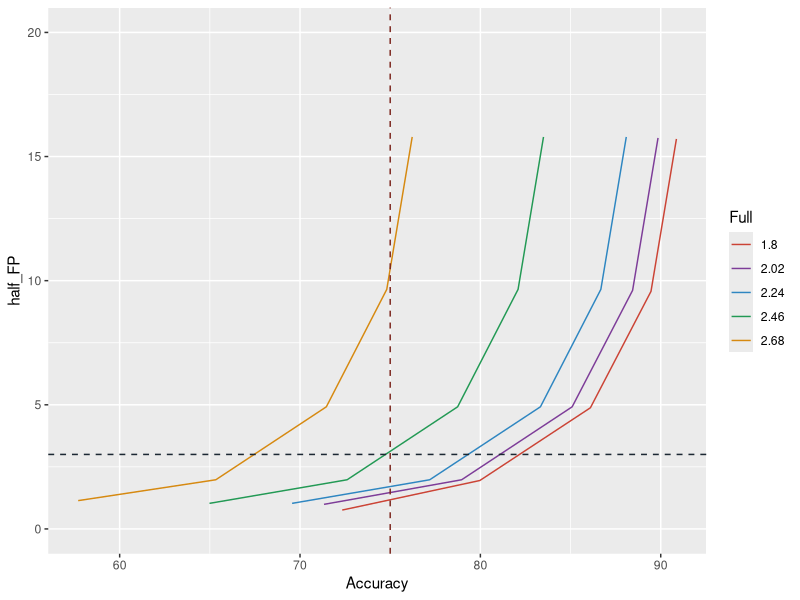
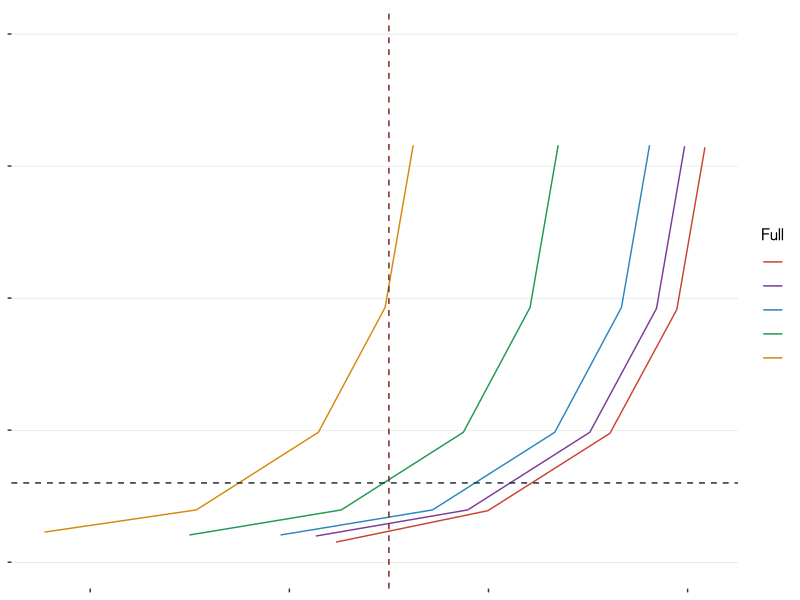
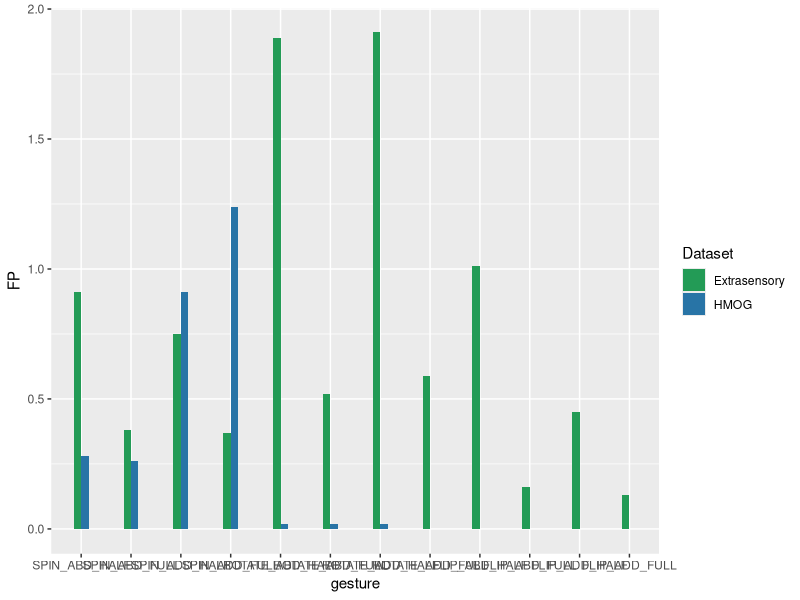
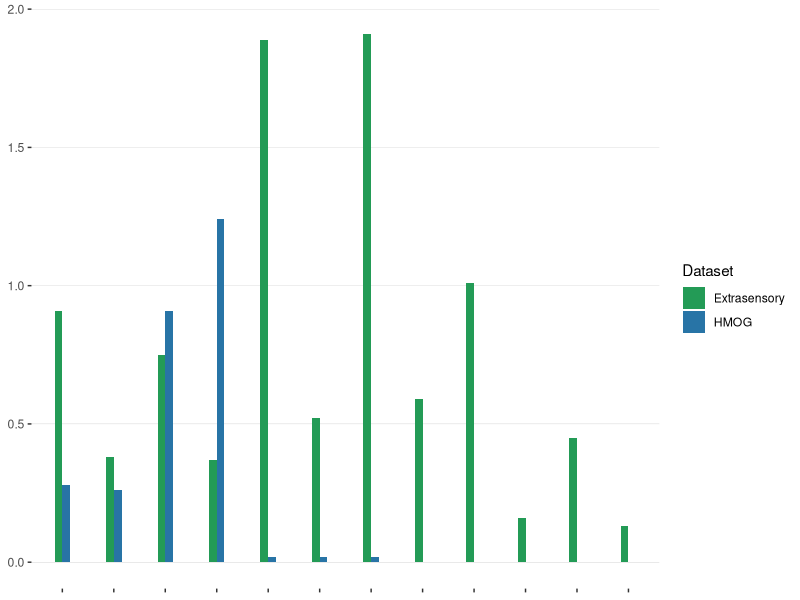
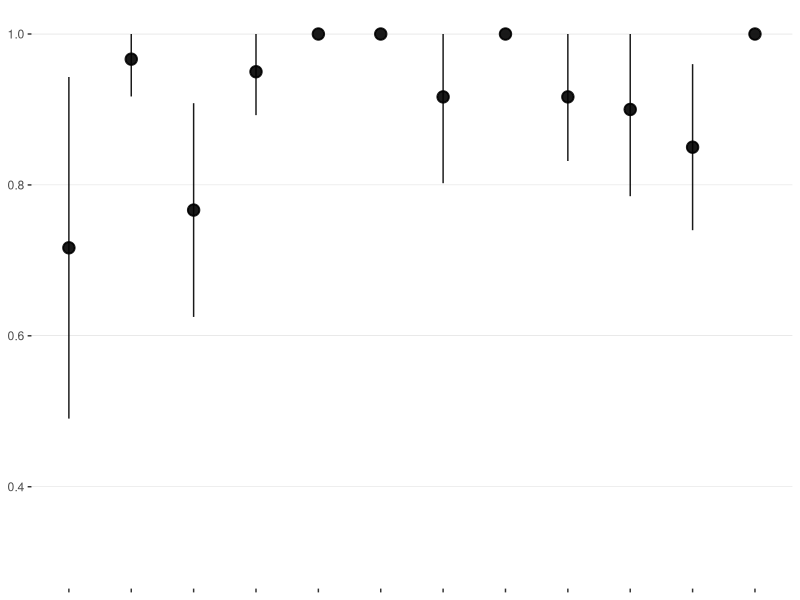
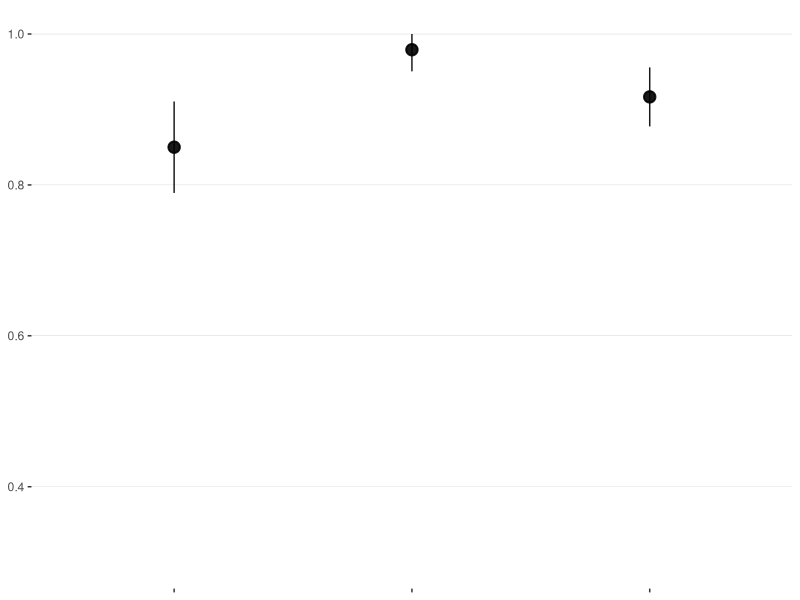
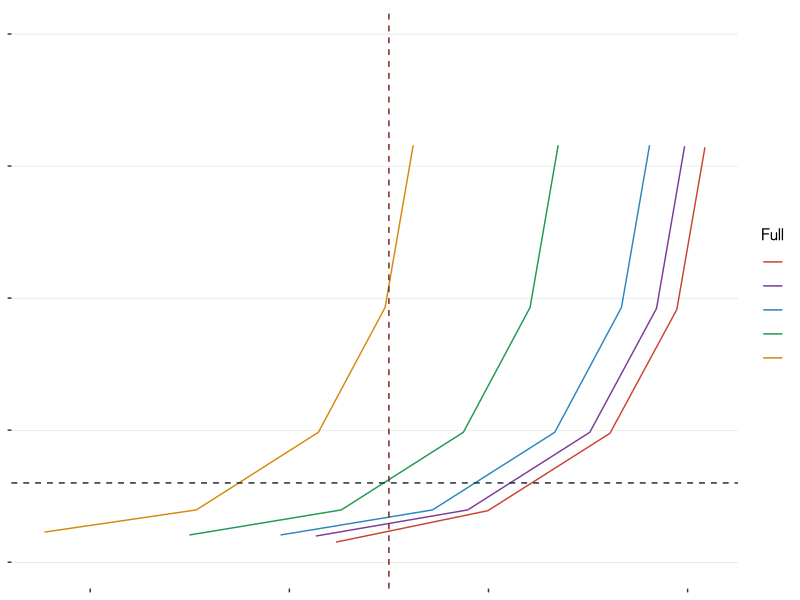
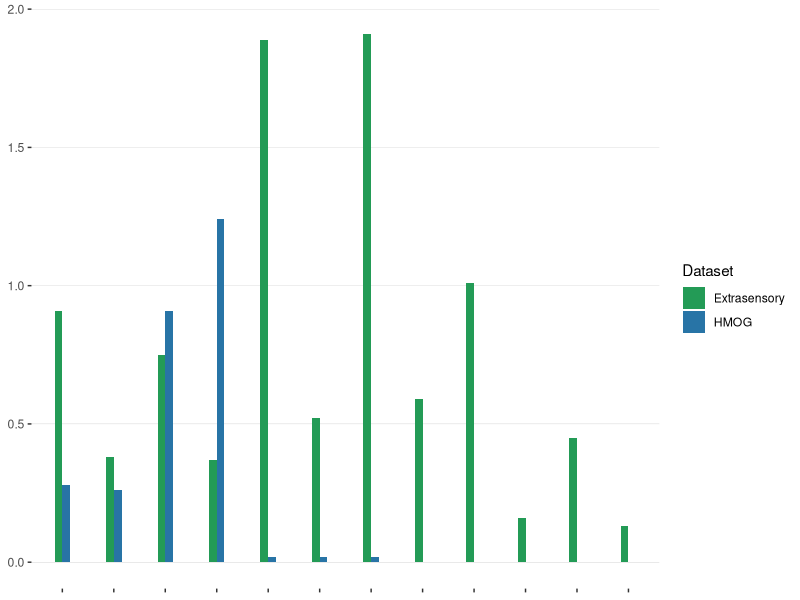

Here is the R script that generated these plots, in order:
## ---- chunk 1
library(tidyverse)
library(gmodels)
library(rstatix)
library(ggplot2)
## ---- chunk 2
threshold <- read_csv("threshold.csv", 
    col_types = cols(Label = col_character(), Half = col_character(), Full = col_character(), 
        Accuracy = col_number(), half_FP = col_double(),full_FP = col_double(),max_FP = col_double(),mean_FP = col_double()
        ))

## ---- chunk 3
threhsold_graph <- ggplot(data=threshold, aes(x=Accuracy, y=half_FP)) +
  geom_line(aes(color = Full))+
  scale_color_manual(values = c("#CB4335", "#7D3C98", "#2E86C1", "#229954", "#D68910")) + 
  coord_cartesian(ylim = c(0, 20)) + 
  geom_vline(aes(xintercept = 75), size = 0.5,
             color = "#7B241C", linetype = "dashed") +
  geom_hline(aes(yintercept = 3), size = 0.5,
             color = "#1C2833", linetype = "dashed")

threhsold_graph
  
threhsold_graph + theme( # remove the vertical grid lines
          panel.background = element_blank(),
          panel.grid.major.x = element_blank() ,
          # explicitly set the horizontal lines (or they will disappear too)
          panel.grid.major.y = element_line( size=.1, color="gray" ),
          axis.title.x = element_blank(),
          axis.title.y = element_blank(),
          axis.text.x=element_blank(),
          axis.text.y=element_blank(),
          legend.text = element_blank()
    )
ggsave("threshold.pdf", width = 4, height = 4)

## ---- chunk 4
gesture_level <- c("SPIN_ABD_HALF", "SPIN_ABD_FULL", "SPIN_ADD_HALF", "SPIN_ADD_FULL", "ROTATE_ABD_HALF", "ROTATE_ABD_FULL", "ROTATE_ADD_HALF", "ROTATE_ADD_FULL", "FLIP_ABD_HALF", "FLIP_ABD_FULL", "FLIP_ADD_HALF", "FLIP_ADD_FULL")

FP <- read_csv("FP.csv", col_types = cols(gesture = col_factor(levels = gesture_level), 
    FP = col_double(), Dataset = col_character()))
## ---- chunk 5
fp_graph <- ggplot(data=FP, aes(x=gesture, y=FP, fill=Dataset)) +
  geom_bar(stat="identity", width = 0.3, position=position_dodge()) +
  scale_fill_manual(values=c('#239B56','#2874A6'))

fp_graph
  
fp_graph + theme( # remove the vertical grid lines
          panel.background = element_blank(),
          panel.grid.major.x = element_blank() ,
          # explicitly set the horizontal lines (or they will disappear too)
          panel.grid.major.y = element_line( size=.1, color="gray" ),
          axis.title.x = element_blank(),
          axis.title.y = element_blank(),
          axis.text.x=element_blank()
    )
ggsave("falsePositive.pdf", width = 7, height = 2)
#threhsold_graph
## ---- chunk 6


tp <- read_csv("summary_tp_new.csv", col_types = cols(
  gesture = col_factor(levels = c("0", "1", "2", "3", "4", "5", "6", "7", "8", "9", "10", "11", "12")),
  manipulation = col_factor(levels = c("0", "1", "2")), 
  direction = col_factor(levels = c("0", "1")),
  magnitude = col_factor(levels = c("0", "1")),
  recognized = col_factor(levels = c("0", "1", "2", "3", "4", "5", "6", "7", "8", "9", "10", "11", "12")),
  time = col_integer(),
  trial = col_integer(),
  block = col_integer(),
  correct = col_logical()
)) %>% 
  filter(trial >= 2) %>% 
  mutate(
    manipulation_code = manipulation %>% recode_factor(
      `2` = "FLIP",  
      `1` = "ROTATE",
      `0` = "SPIN"
      ),
    direction_code = direction %>% recode_factor(
      `1` = "ADD",
      `0` = "ABD"
      ),
    magnitude_code = magnitude %>% recode_factor(
      `1` = "FULL",
      `0` = "HALF"
      ),
    gesture_code = gesture %>% recode_factor(
      `12` = "FLIP_ADD_FULL",
      `11` = "FLIP_ADD_HALF",
      `10` = "FLIP_ABD_FULL",
      `9` = "FLIP_ABD_HALF",
      `8` = "ROTATE_ADD_FULL",
      `7` = "ROTATE_ADD_HALF",
      `6` = "ROTATE_ABD_FULL",
      `5` = "ROTATE_ABD_HALF",
      `4` = "SPIN_ADD_FULL",
      `3` = "SPIN_ADD_HALF",
      `2` = "SPIN_ABD_FULL",
      `1` = "SPIN_ABD_HALF",
      `0` = "NONE"
      ),
    recognized_code = recognized %>% recode_factor(
      `12` = "FLIP_ADD_FULL",
      `11` = "FLIP_ADD_HALF",
      `10` = "FLIP_ABD_FULL",
      `9` = "FLIP_ABD_HALF",
      `8` = "ROTATE_ADD_FULL",
      `7` = "ROTATE_ADD_HALF",
      `6` = "ROTATE_ABD_FULL",
      `5` = "ROTATE_ABD_HALF",
      `4` = "SPIN_ADD_FULL",
      `3` = "SPIN_ADD_HALF",
      `2` = "SPIN_ABD_FULL",
      `1` = "SPIN_ABD_HALF",
      `0` = "NONE"
      ),
)
## ---- chunk 7
tp_accuracy <- tp %>%
  group_by(id, gesture_code) %>%
  summarize(
    accuracy = sum(correct) / n(),
    n_trials = n()
  ) %>%
  ungroup() %>%
  arrange(id, gesture_code)

tp_data <- tp_accuracy %>%
  group_by(gesture_code) %>%
  summarize(
    meanAccuracy = accuracy %>% mean(na.rm=TRUE),
    lowCIAccuracy = ci(accuracy)[2] %>% pmax(0),
    highCIAccuracy = ci(accuracy)[3] %>% pmin(1),
    sdAccuracy = ci(accuracy)[4],
    stdAccuracy = sd(accuracy))

print(tp_data)

# line + dot
tp_graph <- ggplot(tp_data) +
  geom_pointrange( aes(x=reorder(gesture_code, desc(gesture_code)), y=meanAccuracy, ymin=lowCIAccuracy, ymax=highCIAccuracy), colour="black", alpha=0.9, size=0.8) +
  scale_y_continuous(limits=c(0.3,1))
tp_graph + theme( # remove the vertical grid lines
          panel.background = element_blank(),
          panel.grid.major.x = element_blank() ,
          # explicitly set the horizontal lines (or they will disappear too)
          panel.grid.major.y = element_line( size=.1, color="gray" ),
          axis.title.x = element_blank(),
          axis.title.y = element_blank(),
          axis.text.x=element_blank()
    )
ggsave("truePositive_gesture.pdf", width = 7, height = 2)

tp_accuracy <- tp %>%
  group_by(id, manipulation_code) %>%
  summarize(
    accuracy = sum(correct) / n(),
    n_trials = n()
  ) %>%
  ungroup() %>%
  arrange(id, manipulation_code)

tp_data <- tp_accuracy %>%
  group_by(manipulation_code) %>%
  summarize(
    meanAccuracy = accuracy %>% mean(na.rm=TRUE),
    lowCIAccuracy = ci(accuracy)[2] %>% pmax(0),
    highCIAccuracy = ci(accuracy)[3] %>% pmin(1),
    sdAccuracy = ci(accuracy)[4],
    stdAccuracy = sd(accuracy))

print(tp_data)

# line + dot
tp_graph <- ggplot(tp_data) +
  geom_pointrange( aes(x=reorder(manipulation_code, desc(manipulation_code)), y=meanAccuracy, ymin=lowCIAccuracy, ymax=highCIAccuracy), colour="black", alpha=0.9, size=0.8) +
  scale_y_continuous(limits=c(0.3,1))
tp_graph + theme( # remove the vertical grid lines
          panel.background = element_blank(),
          panel.grid.major.x = element_blank() ,
          # explicitly set the horizontal lines (or they will disappear too)
          panel.grid.major.y = element_line( size=.1, color="gray" ),
          axis.title.x = element_blank(),
          axis.title.y = element_blank(),
          axis.text.x=element_blank()
    )
ggsave("truePositive_manipulation.pdf", width = 7, height = 2)

#threhsold_graph
## ---- chunk 8
tp_time <- tp %>%
  filter(correct == TRUE)

tp_time_gesture <- tp_time %>%
  group_by(gesture_code) %>%
  summarize(
    meanTime = time %>% mean(na.rm=TRUE),
    lowCITime = ci(time)[2] %>% pmax(0),
    highCITime = ci(time)[3],
    sdTime = ci(time)[4],
    stdTime = sd(time))

print(tp_time_gesture)

tp_time_manipulation <- tp_time %>%
  group_by(manipulation_code) %>%
  summarize(
    meanTime = time %>% mean(na.rm=TRUE),
    lowCITime = ci(time)[2] %>% pmax(0),
    highCITime = ci(time)[3],
    sdTime = ci(time)[4],
    stdTime = sd(time))

print(tp_time_manipulation)
